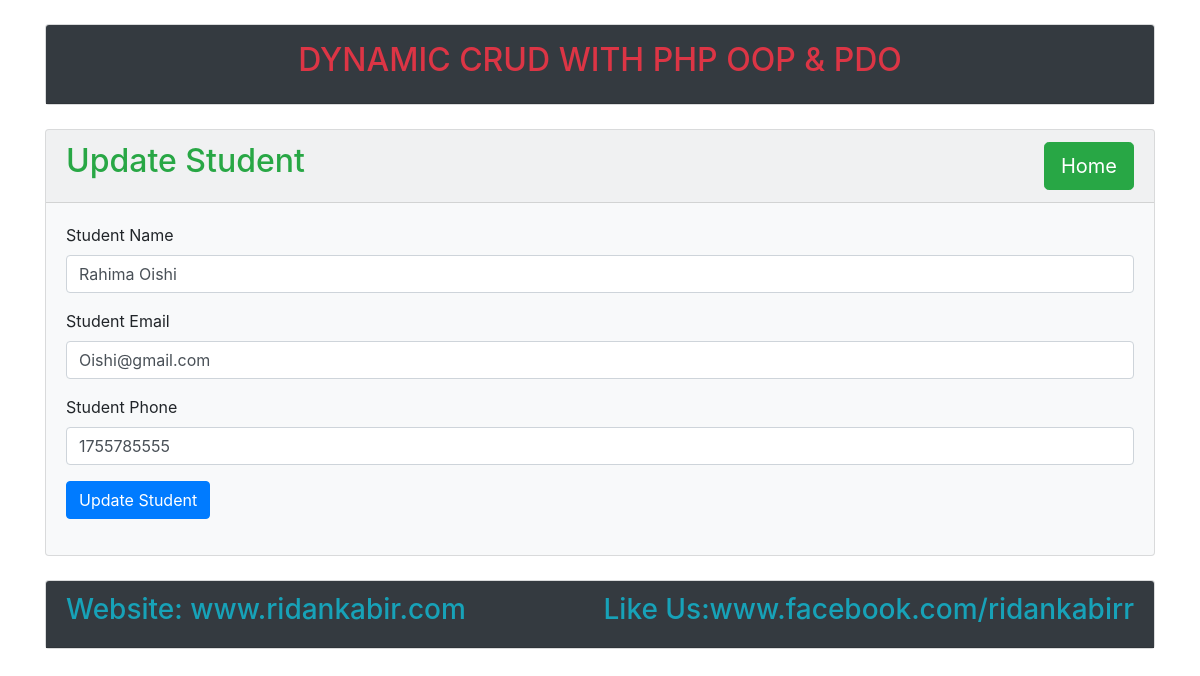
The page /edit-student.php?edit_id=2 on the database its author committed.
### tables this page shows
CREATE TABLE `tbl_students` (
  `std_id` int(4) NOT NULL,
  `std_name` varchar(255) NOT NULL,
  `std_email` varchar(255) NOT NULL,
  `std_phone` int(255) NOT NULL,
  `std_avater` text NOT NULL
);

### lib/Database.php (called while the page is built, shortened)
<?php
 class Database {
 	private $hostdb = "localhost";
 	private $userdb = "root";
 	private $passdb = "";
 	private $namedb = "db_students";
 	private $pdo;
 	public function __construct(){
 		if (!isset($this->pdo)) {
 			try
 			{
 				$link = new PDO("mysql:host=".$this->hostdb.";dbname=".$this->namedb,$this->userdb,$this->passdb);
 				$link->setAttribute(PDO::ATTR_ERRMODE, PDO::ERRMODE_EXCEPTION);
 				$link->exec("SET CHARACTER SET utf8");
 				$this->pdo = $link;
 			}
 			catch(PDOException $e){
 				die("Failed to connect with Database ". $e->getMessage());
 			}
 		}
 	}
 	public function select($table, $data = array())
 	{
 		$sql = 'SELECT ';
 		$sql .= array_key_exists("select", $data) ? $data['select']: '*';
 		$sql .= ' FROM ' .$table;
 		if(array_key_exists('where', $data) )
 		{
 			$sql .= ' WHERE ';
 			$i = 0;
 			foreach($data['where'] as $key => $value)
 			{
 				$add = ($i > 0) ? ' AND ':'';
 				$sql .= "$add"."$key = :$key";
 				$i++;
 			}
 		}
 		$query = $this->pdo->prepare($sql);
 		if (array_key_exists("where", $data))
 		{
 			foreach ($data['where'] as $key => $value)
 			{
 				$query->bindValue(":$key", $value);
 			}
 		}
 		$query->execute();
 		if (array_key_exists("return_type", $data))
 		{
 			switch ($data['return_type'])
 			{
				case 'single':
					$value = $query->fetch(PDO::FETCH_ASSOC);
					break;
 			}
 		}else
 			{
 				if ($query->rowCount() > 0)
 				{
 					$value = $query->fetchAll();
 				}
 		}
 		return !empty($value) ? $value:false;
 	}
 }
?>

### edit-student.php (the view, shortened to what this page needs)
<?php
	include('inc/header.php');
	include 'lib/Database.php';
?>
<div class="card bg-light my-md-4">
	<div class="card-header">
		<h2 class="text-success">Update Student <a href="index.php" class="btn btn-success btn-lg float-right">Home</a></h2>
	</div>
	<div class="card-body">
	<?php
		$Edit_id = $_GET['edit_id'];
		$db = new Database();
		$table = "tbl_students";
		$wherecond = array(
			'where'	=>array('std_id' => $Edit_id),
				'return_type' => 'single'
			);
		$getData = $db->select($table, $wherecond);
		if (!empty($getData)) {
	?>
	<form action="lib/process-student.php" method="post">
		<div class="form-group">
			<label for="name">Student Name</label>
			<input type="text" class="form-control" name="name" id="name" value="<?php echo $getData['std_name'];  ?>" required="1">
		</div>
		<div class="form-group">
			<label for="email">Student Email</label>
			<input type="email" class="form-control" name="email" id="email" value="<?php echo $getData['std_email'];  ?>" required="1">
		</div>
		<div class="form-group">
			<label for="phone">Student Phone</label>
			<input type="number" class="form-control" name="phone" id="phone" value="<?php echo $getData['std_phone'];  ?>" required="1">
		</div>
		<div class="form-group">
			<input type="submit" class="btn btn-primary" name="submit" value="Update Student">
		</div>
	</form>
	<?php
		}
	?>
	</div>
</div>
<?php include('inc/footer.php'); ?>

### rows shown on the page
tbl_students: name "Rahima Oishi", email "Oishi@gmail.com", phone "1755785555"
